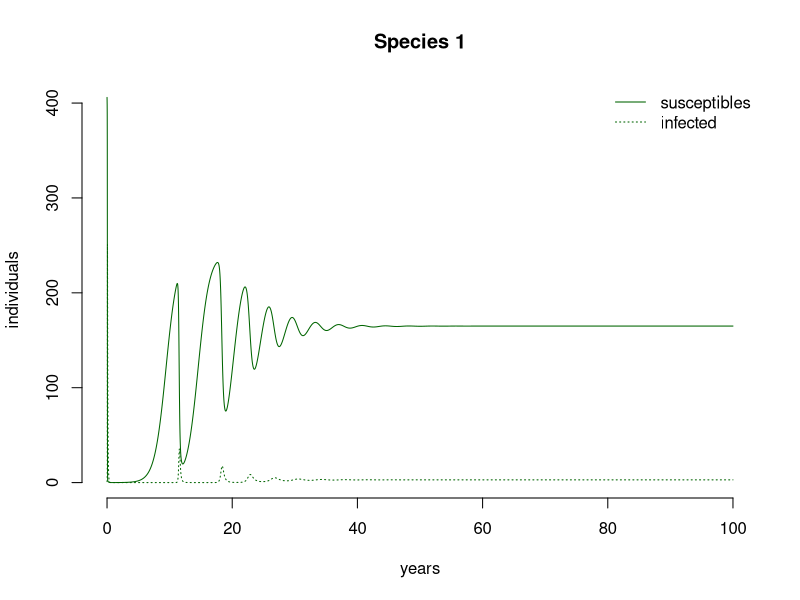
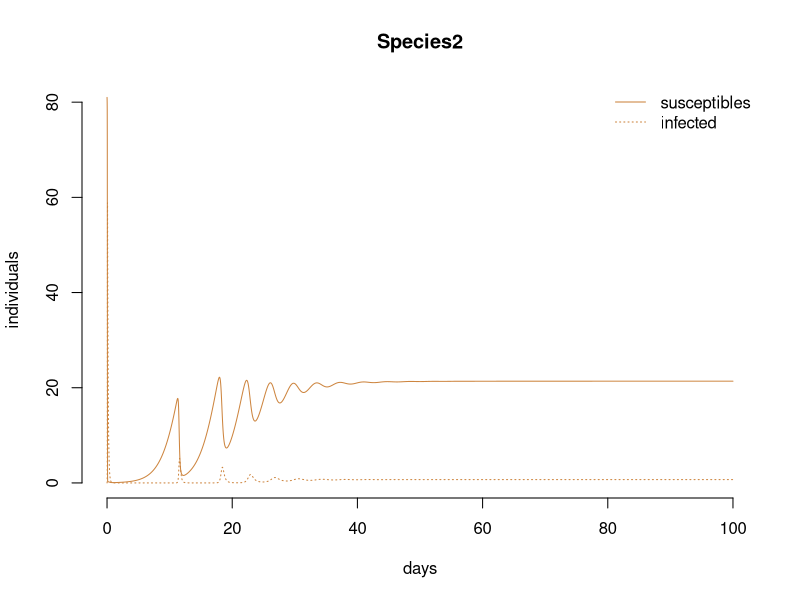
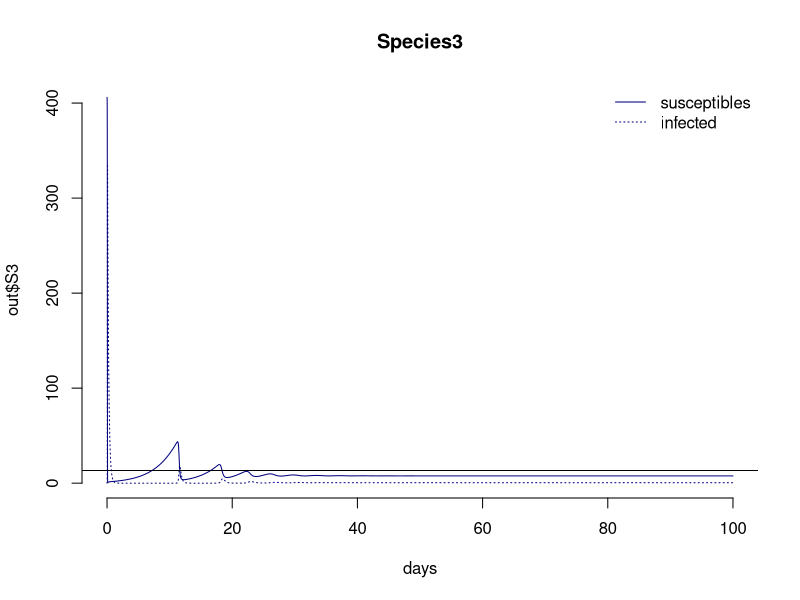
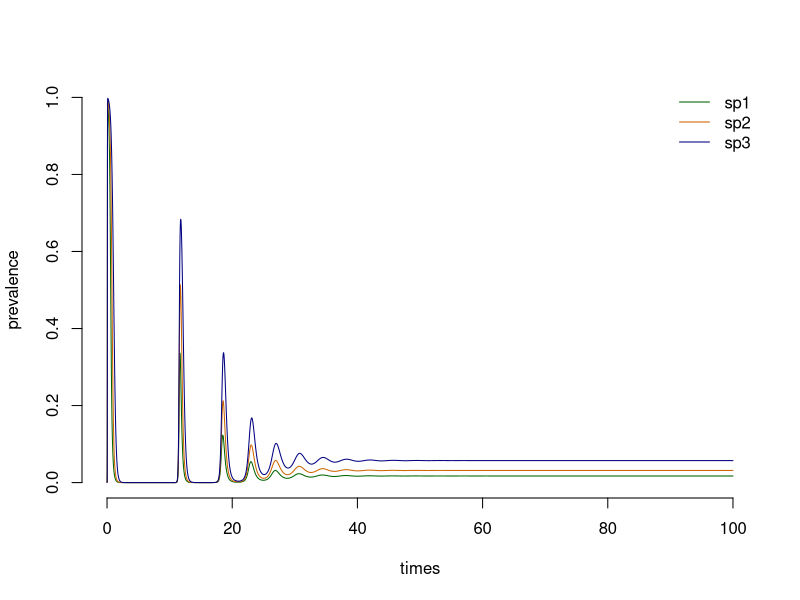
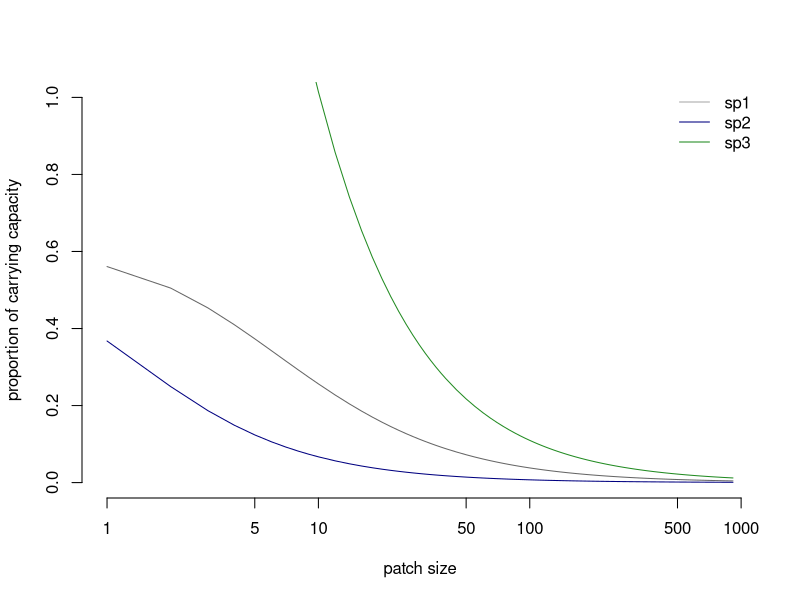
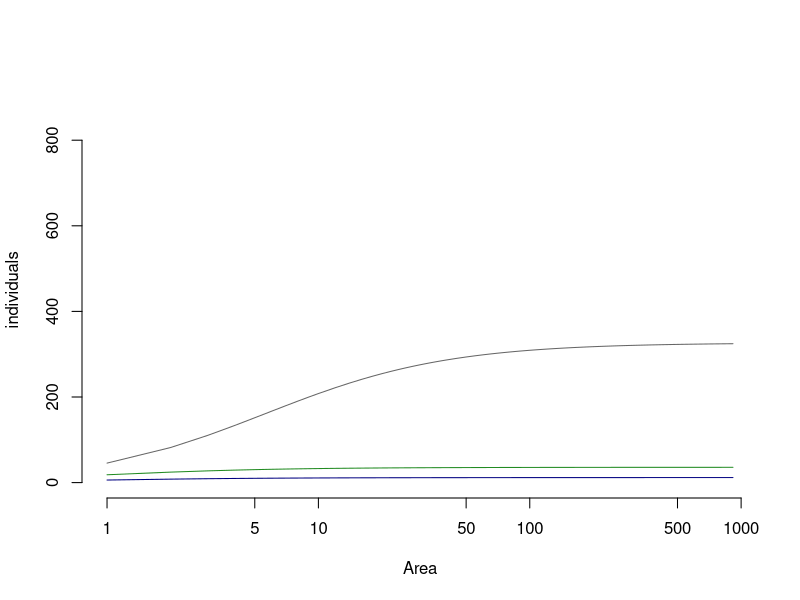
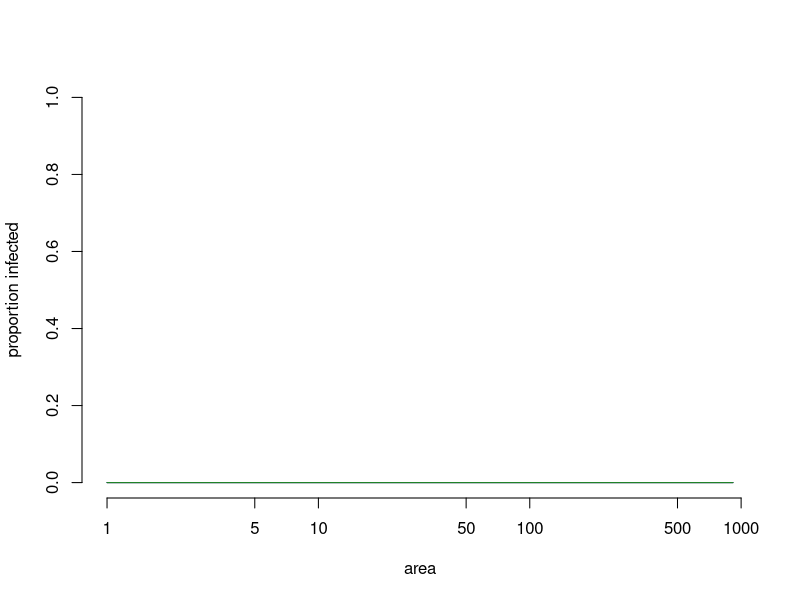

Generate these figures, in order, with R:
######### 
# BASIC CODE FOR A GENERALIST PATHOGEN; 3 HOSTS
########
rm(list = ls())
library(deSolve)
##  Set range of pathogen Ros
Amax = 100 # maximum number of unique patches
Area=numeric(Amax)
SpecAcc=numeric(Amax)

#  Set a range of Area values
Area[1]=1.0
for(i in 1: (Amax/10) ) { 
  Area[i+1]=Area[i]+1
}
for(i in (Amax/10):(Amax/4)) { 
  Area[i+1]=Area[i]+2
}
for(i in (Amax/4):(Amax/2)) { 
  Area[i+1]=Area[i]+5
}    
for(i in (Amax/2):(Amax*3/4)) { 
  Area[i+1]=Area[i]+10
}
for(i in (Amax*3/4):(Amax-1)) { 
  Area[i+1]=Area[i]+20
}
Area=Area/40

#Hosts
Hosts=3  #number of host species

Mass=numeric(Hosts)
# Set a range of body masses in Kg
Mass[1:3]=c(0.1, 1.0,10.0)

#Empty vectors for parameters
Dens = numeric(Hosts) #assume each host has a unique density that is fixed
betaD = numeric(Hosts) #density dependent transmission; each host has a unique rate that is fixed
betaF = numeric(Hosts) #frequency dependent transmission; each host has a unique rate that is fixed
r = numeric(Hosts) #reproduction rates for each host are dependent of mass (births - deaths)
d = numeric(Hosts) #death rates for each host; dependent on mass
b = numeric(Hosts) #birth rates r+d
alphaF = numeric(Hosts) #disease induced mortality for Frequency dependent pathogens
alphaD = numeric(Hosts) #disease induced mortality for density dependent pathogens
delta = numeric(Hosts)
gamma = numeric(Hosts)

#  Density-dependent transmission
md = 26  #26x the background mortality rate
for (i in 1:Hosts) {
  Dens[i]=16.2*Mass[i]^-0.70
  betaD[i]=0.0045*md*Mass[i]^0.44 
  r[i]=0.6*Mass[i]^-0.26  # births - deaths
  d[i]=0.4*Mass[i]^-0.27 # deaths
  b[i]=r[i]+d[i]
  delta[i] = (r[i]/Dens[i])  #real way to represent b-d/N*
  alphaD[i]= d[i]*md # disease induced mortality
  gamma[i]=0.05*Mass[i]^-0.27 #
}

#  Frequency-dependent transmission
mf = 1.12 #1.12 
for (i in 1:Hosts) {
  betaF[i]=1.3*mf*Mass[i]^-0.26
  alphaF[i]= d[i]*mf
}

#Calculate carrying capacity for a patch
PatchK=matrix(NA, ncol = Amax, nrow = Hosts) #Number of Host individuals in a given species+patch; carrycapacity for patch
for(i in 1:Amax)   {
  SpecAcc[i]=0
  for(j in 1:Hosts) {
    PatchK[j,i]=Dens[j]*Area[i] #fix scales
    if (PatchK[j,i]>1) PatchK[j,i] else PatchK[j,i]=0
    if (PatchK[j,i]>1) SpecAcc[i]=SpecAcc[i]+1 else SpecAcc[i]
  }
}  

#ODEs
# library(deSolve)
# state<- c(S1=PatchK[1,50],
#           I1=1,
#           S2=PatchK[2,50],
#           I2=1,
#           S3=PatchK[3,50],
#           I3=1 
#             )
# parameters <- c(betaF,
#                 b,
#                 d,
#                 alphaF,
#                 gamma)
# 
# threehostpatchF <- function(t, state, parameters) {
#   with(as.list(c(state, parameters)), {
#     dS1 <- b[1]*(S1+I1)-(betaF[1]*S1*I1)/(S1*I1)+(betaF[2]*S1*I2)/(S1+I2) + (betaF[3]*S1*I3)/(S1+I3))-d[1]*S1+gamma[1]*I1
#     dI1<- ((betaF[1]*S1*I1)/(S1+I1+)+(betaF[2]*S1*I2)/(S1+I2) + (betaF[3]*S1*I3)/(S1+I3)) - (d[1]+alphaF[1]+gamma[1])*I1
#     dS2 <- b[2]*(S2+I2)-((betaF[1]*S2*I1)/(S2*I1)+(betaF[2]*S2*I2)/(S2+I2)+(betaF[3]*S2*I3)/(S2+I3))-d[2]*S2+gamma[2]*I2
#     dI2<- ((betaF[1]*S2*I1)/(S2+I1)+(betaF[2]*S2*I2)/(S2+I2)+ (betaF[3]*S2*I3))/(S2+I3) - (d[2]+alphaF[2]+gamma[2])*I2
#     dS3 <- b[3]*(S3+I3)-((betaF[1]*S3*I1)/(S3+I1)+(betaF[2]*S3*I2)/(S3+I2)+(betaF[3]*S3*I3)/(S3+I3))-d[3]*S3+gamma[3]*I3
#     dI3<- ((betaF[1]*S3*I1)/(S3+I1)+(betaF[2]*S3*I2)/(S3+I2)+ (betaF[3]*S3*I3)/(S3+I3)) - (d[3]+alphaF[3]+gamma[3])*I3
#     list(c(dS1, dI1, dS2, dI2, dS3, dI3))
#   })
# }
# 
# ### output of times ###
# times <- seq(0, 10, by = 0.1)
# 
# out <- as.data.frame(lsoda(y= state, times = times, func = threehostpatchF, parms = parameters))
# out$time = NULL
# 
# 
# par(mar=c(4,4,2,2))
# layout(matrix(1:3,1, 3))
# layout.show(6)
# 
# plot(times, out$S1, type='l',  xlab = 'years', main= 'Species 1', bty='n', col="darkgreen")
# lines(times, out$I1, type='l', lty= 3, col="darkgreen")
# 
# plot(times, out$S2, type= 'l', lty=1, col="peru", xlab = 'days', ylim= c(0,30), main= 'Species2', bty='n')
# lines(times, out$I2, type= 'l', lty=3, col="darkorange3")
# 
# plot(times, out$S3, type= 'l', col="navy", xlab = 'days', ylim= c(0,30), main= 'Species3', bty='n')
# lines(times, out$I3, type= 'l', lty=3, col="navy")
# 
# plot(times, out$I1/(out$S1+out$I1), type='l',col="darkgreen", main="Prevalence", bty='n', ylim=c(0,1))
# lines(times, out$I2/(out$S2+out$I2), type= 'l', lty=3, col="darkorange3")
# lines(times,out$I3/(out$S3+out$I3), type='l', lty=3, col= "navy")
# 


Area=5
####
library(deSolve)
state<- c(S1=if (Dens[1]*Area>1) Dens[1]*Area else 0,
          I1=1,
          S2=if (Dens[2]*Area>1) Dens[2]*Area else 0,
          I2=0,
          S3=if (Dens[3]*Area>1) Dens[1]*Area else 0,
          I3=0 
)
parameters <- c(betaD,
                b,
                d,
                alphaD,
                gamma,
                Dens,
                Area)

threehostpatchD <- function(t, state, parameters) {
  with(as.list(c(state, parameters)), {
  dS1 <- b[1]*(S1+I1)*(1-((S1+I1)/(Dens[1]*Area))) - ((betaD[1]*S1*I1) + (betaD[2]*S1*I2) + (betaD[3]*S1*I3)) - d[1]*S1 + gamma[1]*I1
  dI1 <- ((betaD[1]*S1*I1) + (betaD[2]*S1*I2) + (betaD[3]*S1*I3)) - (d[1]+alphaD[1]+gamma[1])*I1
  dS2 <- b[2]*(S2+I2)*(1-((S2+I2)/(Dens[2]*Area))) - ((betaD[1]*S2*I1) + (betaD[2]*S2*I2) + (betaD[3]*S2*I3)) - d[2]*S2 + gamma[2]*I2
  dI2 <- ((betaD[1]*S2*I1) + (betaD[2]*S2*I2) + (betaD[3]*S2*I3)) - (d[2]+alphaD[2]+gamma[2])*I2
  dS3 <- b[3]*(S3+I3)*(1-((S3+I3)/(Dens[1]*Area))) - ((betaD[1]*S3*I1) +  (betaD[2]*S3*I2) + (betaD[3]*S3*I3)) - d[3]*S3 + gamma[3]*I3
  dI3 <- ((betaD[1]*S3*I1) +  (betaD[2]*S3*I2) + (betaD[3]*S3*I3)) - (d[3]+alphaD[3]+gamma[3])*I3
  list(c(dS1, dI1, dS2, dI2, dS3, dI3))
  })
}

### output of times ###
times <- seq(0, 100, by = 0.01)

out <- as.data.frame(lsoda(y= state, times = times, func = threehostpatchD, parms = parameters))
out$time = NULL

# par(mar=c(4,4,2,2))
# layout(matrix(1:1,1, 1))
# layout.show(6)

plot(times, out$S1, type='l',  xlab = 'years', main= 'Species 1', bty='n', col="darkgreen", 
     ylim= c(0,Dens[1]*Area), ylab= 'individuals')
lines(times, out$I1, type='l', lty= 3, col="darkgreen")
#lines(times, out$S1+ out$I1, col= 'black')
legend("topright", c("susceptibles", "infected"), col="darkgreen", lty= c(1,3), bty='n')

plot(times, out$S2, type= 'l', lty=1, col="peru", xlab = 'days', 
      main= 'Species2', bty='n',
     ylab= 'individuals')
lines(times, out$I2, type= 'l', lty=3, col="peru")
legend("topright", c("susceptibles", "infected"), col="peru", lty= c(1,3), bty='n')

plot(times, out$S3, type= 'l', col="navy", xlab = 'days',  main= 'Species3', bty='n')
lines(times, out$I3, type= 'l', lty=3, col="navy")
abline(h=PatchK[3,50])
legend("topright", c("susceptibles", "infected"), col="navy", lty= c(1,3), bty='n')

plot(times, out$I1/(out$S1+out$I1), type='l',col="darkgreen", 
     ylab="prevalence", bty='n', ylim=c(0,1))
lines(times, out$I2/(out$S2+out$I2), type= 'l', col="darkorange3")
lines(times,out$I3/(out$S3+out$I3), type='l', col= "navy")
legend("topright", c("sp1", "sp2", "sp3"), bty='n', lty=1, col=c("darkgreen","darkorange3", "navy"))


#########
#code to find equilibrium in each patch size
### Calculating state variables at time = 40 ####
Area[1]=1.0
for(i in 1: (Amax/10) ) { 
  Area[i+1]=Area[i]+1
}
for(i in (Amax/10):(Amax/4)) { 
  Area[i+1]=Area[i]+2
}
for(i in (Amax/4):(Amax/2)) { 
  Area[i+1]=Area[i]+5
}    
for(i in (Amax/2):(Amax*3/4)) { 
  Area[i+1]=Area[i]+10
}
for(i in (Amax*3/4):(Amax-1)) { 
  Area[i+1]=Area[i]+20
}
Area=Area
times <- seq(0, 50, by = 0.1)
# Species1 #
storeS1 = {};
storeI1 = {};
storeS2 = {};
storeI2 = {};
storeS3 = {};
storeI3 = {};
for (i in Area) {
  parameters["Area"] = i;
  out <- as.data.frame(ode(y= state, times = times, func = threehostpatchD, parms = parameters));
  storeS1 = c(storeS1, out$S1[100]);
  storeI1 = c(storeI1, out$I1[100]);
  storeS2 = c(storeS2, out$S2[100]);
  storeI2 = c(storeI2, out$I2[100]);
  storeS3 = c(storeS3, out$S3[100]);
  storeI3 = c(storeI3, out$I3[100]);
}

plot(Area, (storeS1+storeI1)/(Area*Dens[1]), type = "l", 
     col= "gray40", xlab= "patch size", ylab= "proportion of carrying capacity",
     ylim=c(0, 1), bty='n', cex=0.4,pch=19, log='x')
lines(Area, (storeS2+storeI2)/(Area*Dens[2]), type = "l", 
     col= "navy")
lines(Area, (storeS3+storeI3)/(Area*Dens[3]), type = "l", 
      col= "forestgreen")
legend("topright", c( "sp1", "sp2","sp3"),
       col=c('darkgrey','navy','forestgreen'), 
       lty=1, bty='n') 

plot(Area, storeS1, type = "l", col='grey40', bty='n', 
     ylim=c(0,900), log='x', ylab='individuals')
lines(Area,storeS2, col='navy')    
lines(Area, storeS3, col='forestgreen')

plot(Area,storeI1/ (storeS1 + storeI1), type= 'l', 
     col="gray40", ylim= c(0, 1.0), ylab='proportion infected', 
     xlab = 'area', bty='n', log='x')
lines(Area,storeI2/(storeS2 + storeI2),  col="navy")
lines(Area, storeI3/(storeS3 + storeI3), col="forestgreen")
